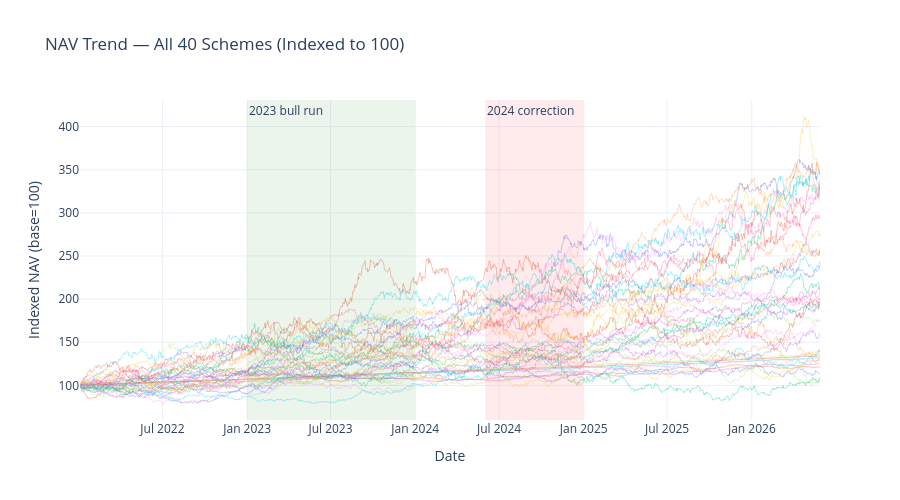

The notebook cell saved with this chart:
### Markdown cell above
## Task 1 — NAV Trend Analysis
Daily NAV for all 40 schemes, 2022–2026, normalised to a base of 100 so
funds with very different NAV levels (e.g. ₹50 vs ₹900) are comparable on
one chart. Highlighted: the 2023 bull run and 2024 correction window.

### Code cell
nav_norm = nav.copy()
nav_norm["nav_indexed"] = nav_norm.groupby("amfi_code")["nav"].transform(lambda s: s / s.iloc[0] * 100)

fig = go.Figure()
for code_, g in nav_norm.groupby("amfi_code"):
    fig.add_trace(go.Scatter(x=g["date"], y=g["nav_indexed"], mode="lines",
                              line=dict(width=1), opacity=0.35, showlegend=False,
                              name=g["scheme_name"].iloc[0]))

fig.add_vrect(x0="2023-01-01", x1="2023-12-31", fillcolor="green", opacity=0.08,
              annotation_text="2023 bull run", annotation_position="top left", line_width=0)
fig.add_vrect(x0="2024-06-01", x1="2024-12-31", fillcolor="red", opacity=0.08,
              annotation_text="2024 correction", annotation_position="top left", line_width=0)

fig.update_layout(title="NAV Trend — All 40 Schemes (Indexed to 100)",
                   xaxis_title="Date", yaxis_title="Indexed NAV (base=100)",
                   template="plotly_white", height=500)
save_plotly(fig, "01a_nav_trend_all_schemes")
fig.show()

### Figure 1 — Plotly figure (JSON) as saved in the notebook; plotly's stock layout.template omitted (floating-point values rounded to 4 significant figures; data arrays with more than 128 entries replaced by an {"elided": "..."} marker saying what was removed)
{"data": [{"line": {"width": 1}, "mode": "lines", "name": "HDFC Top 100 Fund - Regular Plan - Growth", "opacity": 0.35, "showlegend": false, "type": "scatter", "x": {"elided": "1150 str values"}, "y": {"elided": "1150 float values"}}, {"line": {"width": 1}, "mode": "lines", "name": "HDFC Short Term Debt Fund - Regular - Growth", "opacity": 0.35, "showlegend": false, "type": "scatter", "x": {"elided": "1150 str values"}, "y": {"elided": "1150 float values"}}, {"line": {"width": 1}, "mode": "lines", "name": "HDFC Mid-Cap Opportunities Fund - Regular - Growth", "opacity": 0.35, "showlegend": false, "type": "scatter", "x": {"elided": "1150 str values"}, "y": {"elided": "1150 float values"}}, {"line": {"width": 1}, "mode": "lines", "name": "ABSL Frontline Equity Fund - Regular - Growth", "opacity": 0.35, "showlegend": false, "type": "scatter", "x": {"elided": "1150 str values"}, "y": {"elided": "1150 float values"}}, {"line": {"width": 1}, "mode": "lines", "name": "ABSL Small Cap Fund - Regular - Growth", "opacity": 0.35, "showlegend": false, "type": "scatter", "x": {"elided": "1150 str values"}, "y": {"elided": "1150 float values"}}, {"line": {"width": 1}, "mode": "lines", "name": "ABSL Liquid Fund - Regular - Growth", "opacity": 0.35, "showlegend": false, "type": "scatter", "x": {"elided": "1150 str values"}, "y": {"elided": "1150 float values"}}, {"line": {"width": 1}, "mode": "lines", "name": "UTI Nifty 50 Index Fund - Regular - Growth", "opacity": 0.35, "showlegend": false, "type": "scatter", "x": {"elided": "1150 str values"}, "y": {"elided": "1150 float values"}}, {"line": {"width": 1}, "mode": "lines", "name": "UTI Mid Cap Fund - Regular - Growth", "opacity": 0.35, "showlegend": false, "type": "scatter", "x": {"elided": "1150 str values"}, "y": {"elided": "1150 float values"}}, {"line": {"width": 1}, "mode": "lines", "name": "UTI Flexi Cap Fund - Regular - Growth", "opacity": 0.35, "showlegend": false, "type": "scatter", "x": {"elided": "1150 str values"}, "y": {"elided": "1150 float values"}}, {"line": {"width": 1}, "mode": "lines", "name": "Nippon India Large Cap Fund - Regular - Growth", "opacity": 0.35, "showlegend": false, "type": "scatter", "x": {"elided": "1150 str values"}, "y": {"elided": "1150 float values"}}, {"line": {"width": 1}, "mode": "lines", "name": "Nippon India Large Cap Fund - Direct - Growth", "opacity": 0.35, "showlegend": false, "type": "scatter", "x": {"elided": "1150 str values"}, "y": {"elided": "1150 float values"}}, {"line": {"width": 1}, "mode": "lines", "name": "Nippon India Small Cap Fund - Regular - Growth", "opacity": 0.35, "showlegend": false, "type": "scatter", "x": {"elided": "1150 str values"}, "y": {"elided": "1150 float values"}}, {"line": {"width": 1}, "mode": "lines", "name": "Nippon India ETF Nifty 50 BeES", "opacity": 0.35, "showlegend": false, "type": "scatter", "x": {"elided": "1150 str values"}, "y": {"elided": "1150 float values"}}, {"line": {"width": 1}, "mode": "lines", "name": "Nippon India Gilt Securities Fund - Regular - Growth", "opacity": 0.35, "showlegend": false, "type": "scatter", "x": {"elided": "1150 str values"}, "y": {"elided": "1150 float values"}}, {"line": {"width": 1}, "mode": "lines", "name": "Axis Bluechip Fund - Regular - Growth", "opacity": 0.35, "showlegend": false, "type": "scatter", "x": {"elided": "1150 str values"}, "y": {"elided": "1150 float values"}}, {"line": {"width": 1}, "mode": "lines", "name": "Axis Bluechip Fund - Direct - Growth", "opacity": 0.35, "showlegend": false, "type": "scatter", "x": {"elided": "1150 str values"}, "y": {"elided": "1150 float values"}}, {"line": {"width": 1}, "mode": "lines", "name": "Axis Midcap Fund - Regular - Growth", "opacity": 0.35, "showlegend": false, "type": "scatter", "x": {"elided": "1150 str values"}, "y": {"elided": "1150 float values"}}, {"line": {"width": 1}, "mode": "lines", "name": "Axis Small Cap Fund - Regular - Growth", "opacity": 0.35, "showlegend": false, "type": "scatter", "x": {"elided": "1150 str values"}, "y": {"elided": "1150 float values"}}, {"line": {"width": 1}, "mode": "lines", "name": "SBI Magnum Gilt Fund - Regular Plan - Growth", "opacity": 0.35, "showlegend": false, "type": "scatter", "x": {"elided": "1150 str values"}, "y": {"elided": "1150 float values"}}, {"line": {"width": 1}, "mode": "lines", "name": "SBI Bluechip Fund - Regular Plan - Growth", "opacity": 0.35, "showlegend": false, "type": "scatter", "x": {"elided": "1150 str values"}, "y": {"elided": "1150 float values"}}, {"line": {"width": 1}, "mode": "lines", "name": "SBI Bluechip Fund - Direct Plan - Growth", "opacity": 0.35, "showlegend": false, "type": "scatter", "x": {"elided": "1150 str values"}, "y": {"elided": "1150 float values"}}, {"line": {"width": 1}, "mode": "lines", "name": "SBI Small Cap Fund - Regular Plan - Growth", "opacity": 0.35, "showlegend": false, "type": "scatter", "x": {"elided": "1150 str values"}, "y": {"elided": "1150 float values"}}, {"line": {"width": 1}, "mode": "lines", "name": "SBI Small Cap Fund - Direct Plan - Growth", "opacity": 0.35, "showlegend": false, "type": "scatter", "x": {"elided": "1150 str values"}, "y": {"elided": "1150 float values"}}, {"line": {"width": 1}, "mode": "lines", "name": "ICICI Pru Bluechip Fund - Regular - Growth", "opacity": 0.35, "showlegend": false, "type": "scatter", "x": {"elided": "1150 str values"}, "y": {"elided": "1150 float values"}}, {"line": {"width": 1}, "mode": "lines", "name": "ICICI Pru Bluechip Fund - Direct - Growth", "opacity": 0.35, "showlegend": false, "type": "scatter", "x": {"elided": "1150 str values"}, "y": {"elided": "1150 float values"}}, {"line": {"width": 1}, "mode": "lines", "name": "ICICI Pru Midcap Fund - Regular - Growth", "opacity": 0.35, "showlegend": false, "type": "scatter", "x": {"elided": "1150 str values"}, "y": {"elided": "1150 float values"}}, {"line": {"width": 1}, "mode": "lines", "name": "ICICI Pru Value Discovery Fund - Regular - Growth", "opacity": 0.35, "showlegend": false, "type": "scatter", "x": {"elided": "1150 str values"}, "y": {"elided": "1150 float values"}}, {"line": {"width": 1}, "mode": "lines", "name": "ICICI Pru Liquid Fund - Regular - Growth", "opacity": 0.35, "showlegend": false, "type": "scatter", "x": {"elided": "1150 str values"}, "y": {"elided": "1150 float values"}}, {"line": {"width": 1}, "mode": "lines", "name": "Kotak Bluechip Fund - Regular - Growth", "opacity": 0.35, "showlegend": false, "type": "scatter", "x": {"elided": "1150 str values"}, "y": {"elided": "1150 float values"}}, {"line": {"width": 1}, "mode": "lines", "name": "Kotak Emerging Equity Fund - Regular - Growth", "opacity": 0.35, "showlegend": false, "type": "scatter", "x": {"elided": "1150 str values"}, "y": {"elided": "1150 float values"}}, {"line": {"width": 1}, "mode": "lines", "name": "Kotak Flexicap Fund - Regular - Growth", "opacity": 0.35, "showlegend": false, "type": "scatter", "x": {"elided": "1150 str values"}, "y": {"elided": "1150 float values"}}, {"line": {"width": 1}, "mode": "lines", "name": "Kotak Liquid Fund - Regular - Growth", "opacity": 0.35, "showlegend": false, "type": "scatter", "x": {"elided": "1150 str values"}, "y": {"elided": "1150 float values"}}, {"line": {"width": 1}, "mode": "lines", "name": "HDFC Top 100 Fund - Direct Plan - Growth", "opacity": 0.35, "showlegend": false, "type": "scatter", "x": {"elided": "1150 str values"}, "y": {"elided": "1150 float values"}}, {"line": {"width": 1}, "mode": "lines", "name": "HDFC Mid-Cap Opportunities Fund - Direct - Growth", "opacity": 0.35, "showlegend": false, "type": "scatter", "x": {"elided": "1150 str values"}, "y": {"elided": "1150 float values"}}, {"line": {"width": 1}, "mode": "lines", "name": "Mirae Asset Large Cap Fund - Regular - Growth", "opacity": 0.35, "showlegend": false, "type": "scatter", "x": {"elided": "1150 str values"}, "y": {"elided": "1150 float values"}}, {"line": {"width": 1}, "mode": "lines", "name": "Mirae Asset Emerging Bluechip Fund - Regular - Growth", "opacity": 0.35, "showlegend": false, "type": "scatter", "x": {"elided": "1150 str values"}, "y": {"elided": "1150 float values"}}, {"line": {"width": 1}, "mode": "lines", "name": "Mirae Asset Tax Saver Fund - Regular - Growth", "opacity": 0.35, "showlegend": false, "type": "scatter", "x": {"elided": "1150 str values"}, "y": {"elided": "1150 float values"}}, {"line": {"width": 1}, "mode": "lines", "name": "DSP Top 100 Equity Fund - Regular - Growth", "opacity": 0.35, "showlegend": false, "type": "scatter", "x": {"elided": "1150 str values"}, "y": {"elided": "1150 float values"}}, {"line": {"width": 1}, "mode": "lines", "name": "DSP Midcap Fund - Regular - Growth", "opacity": 0.35, "showlegend": false, "type": "scatter", "x": {"elided": "1150 str values"}, "y": {"elided": "1150 float values"}}, {"line": {"width": 1}, "mode": "lines", "name": "DSP Small Cap Fund - Regular - Growth", "opacity": 0.35, "showlegend": false, "type": "scatter", "x": {"elided": "1150 str values"}, "y": {"elided": "1150 float values"}}], "layout": {"annotations": [{"showarrow": false, "text": "2023 bull run", "x": "2023-01-01", "xanchor": "left", "xref": "x", "y": 1, "yanchor": "top", "yref": "y domain"}, {"showarrow": false, "text": "2024 correction", "x": "2024-06-01", "xanchor": "left", "xref": "x", "y": 1, "yanchor": "top", "yref": "y domain"}], "height": 500, "shapes": [{"fillcolor": "green", "line": {"width": 0}, "opacity": 0.08, "type": "rect", "x0": "2023-01-01", "x1": "2023-12-31", "xref": "x", "y0": 0, "y1": 1, "yref": "y domain"}, {"fillcolor": "red", "line": {"width": 0}, "opacity": 0.08, "type": "rect", "x0": "2024-06-01", "x1": "2024-12-31", "xref": "x", "y0": 0, "y1": 1, "yref": "y domain"}], "title": {"text": "NAV Trend — All 40 Schemes (Indexed to 100)"}, "xaxis": {"title": {"text": "Date"}}, "yaxis": {"title": {"text": "Indexed NAV (base=100)"}}}}
